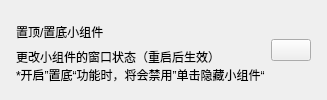
          <widget class="CardWidget" name="CardWidget">
           <property name="minimumSize">
            <size>
             <width>0</width>
             <height>70</height>
            </size>
           </property>
           <layout class="QHBoxLayout" name="horizontalLayout">
            <property name="leftMargin">
             <number>16</number>
            </property>
            <property name="topMargin">
             <number>16</number>
            </property>
            <property name="rightMargin">
             <number>16</number>
            </property>
            <property name="bottomMargin">
             <number>16</number>
            </property>
            <item>
             <layout class="QVBoxLayout" name="verticalLayout_4">
              <property name="spacing">
               <number>0</number>
              </property>
              <item>
               <widget class="StrongBodyLabel" name="StrongBodyLabel_2">
                <property name="text">
                 <string>置顶/置底小组件</string>
                </property>
               </widget>
              </item>
              <item>
               <widget class="CaptionLabel" name="CaptionLabel_3">
                <property name="sizePolicy">
                 <sizepolicy hsizetype="Expanding" vsizetype="Preferred">
                  <horstretch>0</horstretch>
                  <verstretch>0</verstretch>
                 </sizepolicy>
                </property>
                <property name="text">
                 <string>更改小组件的窗口状态（重启后生效）
*开启”置底“功能时，将会禁用”单击隐藏小组件“</string>
                </property>
                <property name="wordWrap">
                 <bool>false</bool>
                </property>
                <property name="lightColor" stdset="0">
                 <color alpha="150">
                  <red>0</red>
                  <green>0</green>
                  <blue>0</blue>
                 </color>
                </property>
                <property name="darkColor" stdset="0">
                 <color alpha="200">
                  <red>255</red>
                  <green>255</green>
                  <blue>255</blue>
                 </color>
                </property>
               </widget>
              </item>
             </layout>
            </item>
            <item>
             <widget class="ComboBox" name="window_status_combo"/>
            </item>
           </layout>
          </widget>
